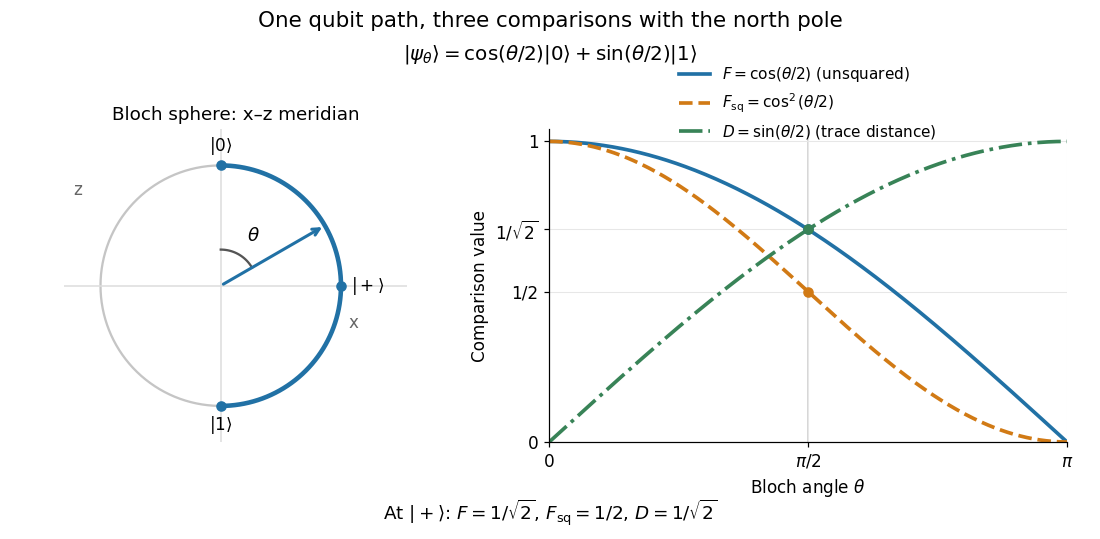

This figure's Python source:
"""Illustrate unsquared F, squared Fsq, and D along a Bloch meridian.

Tested with Python 3.14.4, NumPy 2.3.5, Matplotlib 3.10.7.
Build with: make _media/qubit-fidelity-angle.png
Writes an opaque white PNG with this script's basename to the working directory.
"""

from pathlib import Path

import matplotlib.pyplot as plt
import numpy as np


def main():
    plt.rcParams.update({"font.size": 11, "figure.facecolor": "white",
                         "axes.facecolor": "white", "savefig.facecolor": "white"})
    theta = np.linspace(0, np.pi, 401)
    fidelity = np.cos(theta / 2)
    squared = fidelity**2
    distance = np.sin(theta / 2)
    assert np.allclose(squared + distance**2, 1)
    fig, (sphere, curves) = plt.subplots(
        1, 2, figsize=(10, 4.9), gridspec_kw={"width_ratios": [1, 1.35]})
    fig.subplots_adjust(left=0.04, right=0.97, bottom=0.18, top=0.76, wspace=0.27)
    fig.suptitle("One qubit path, three comparisons with the north pole", fontsize=14, y=0.98)
    fig.text(0.5, 0.89,
             r"$|\psi_\theta\rangle=\cos(\theta/2)|0\rangle+\sin(\theta/2)|1\rangle$",
             ha="center", fontsize=13)

    circle = np.linspace(0, 2 * np.pi, 401)
    sphere.plot(np.sin(circle), np.cos(circle), color="#c5c5c5", lw=1.5)
    sphere.axhline(0, color="#dddddd", lw=1)
    sphere.axvline(0, color="#dddddd", lw=1)
    sphere.plot(np.sin(theta), np.cos(theta), color="#2171a5", lw=3)
    chosen = np.pi / 3
    point = (np.sin(chosen), np.cos(chosen))
    sphere.annotate("", xy=point, xytext=(0, 0),
                    arrowprops={"arrowstyle": "->", "color": "#2171a5", "lw": 2})
    arc = np.linspace(0, chosen, 60)
    sphere.plot(0.3 * np.sin(arc), 0.3 * np.cos(arc), color="#555555")
    sphere.text(0.22, 0.37, r"$\theta$", fontsize=12)
    sphere.scatter([0, 1, 0], [1, 0, -1], c="#2171a5", s=35, zorder=4)
    sphere.text(0, 1.12, r"$|0\rangle$", ha="center")
    sphere.text(1.08, 0, r"$|+\rangle$", va="center")
    sphere.text(0, -1.2, r"$|1\rangle$", ha="center")
    sphere.text(-1.23, 0.75, "z", color="#666666")
    sphere.text(1.06, -0.35, "x", color="#666666")
    sphere.set(xlim=(-1.3, 1.55), ylim=(-1.3, 1.3), aspect="equal")
    sphere.set_title("Bloch sphere: x–z meridian", fontsize=12)
    sphere.axis("off")

    for values, color, style, label in (
        (fidelity, "#2171a5", "-", r"$F=\cos(\theta/2)$ (unsquared)"),
        (squared, "#d17a15", "--", r"$F_{\mathrm{sq}}=\cos^2(\theta/2)$"),
        (distance, "#388357", "-.", r"$D=\sin(\theta/2)$ (trace distance)"),
    ):
        curves.plot(theta, values, color=color, ls=style, lw=2.4, label=label)
        curves.scatter([np.pi / 2], [values[len(values) // 2]], color=color, s=35, zorder=4)
    curves.axvline(np.pi / 2, color="#cccccc", lw=1, zorder=0)
    curves.set(xlim=(0, np.pi), ylim=(0, 1.04), ylabel="Comparison value",
               xlabel=r"Bloch angle $\theta$")
    curves.set_xticks([0, np.pi / 2, np.pi], [r"$0$", r"$\pi/2$", r"$\pi$"])
    curves.set_yticks([0, 0.5, 1 / np.sqrt(2), 1],
                     ["0", "1/2", r"$1/\sqrt{2}$", "1"])
    curves.grid(color="#e7e7e7", lw=0.7)
    curves.spines[["top", "right"]].set_visible(False)
    curves.legend(loc="upper center", bbox_to_anchor=(0.5, 1.25), frameon=False, fontsize=10)
    fig.text(0.5, 0.035, r"At $|+\rangle$: $F=1/\sqrt{2}$, $F_{\mathrm{sq}}=1/2$, $D=1/\sqrt{2}$",
             ha="center", fontsize=12)
    fig.savefig(Path(__file__).with_suffix(".png").name, dpi=110,
                facecolor="white", transparent=False)
    plt.close(fig)


if __name__ == "__main__":
    main()
